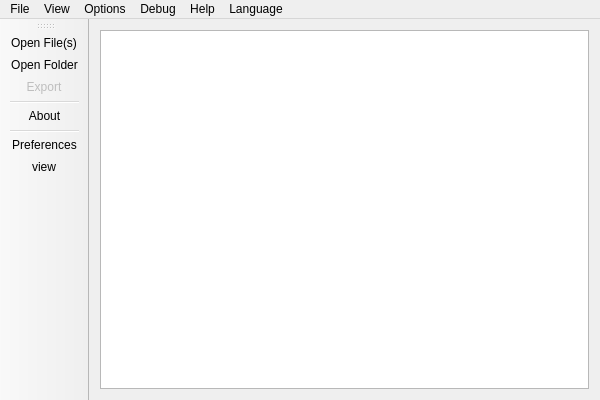
<?xml version="1.0" encoding="UTF-8"?>
<ui version="4.0">
 <class>MainWindow</class>
 <widget class="QMainWindow" name="MainWindow">
  <property name="geometry">
   <rect>
    <x>0</x>
    <y>0</y>
    <width>600</width>
    <height>400</height>
   </rect>
  </property>
  <property name="acceptDrops">
   <bool>true</bool>
  </property>
  <property name="windowTitle">
   <string>MediaInfo</string>
  </property>
  <property name="windowIcon">
   <iconset>
    <normaloff>:/new/prefix1/Image/Menu/K20/MediaInfo.png</normaloff>:/new/prefix1/Image/Menu/K20/MediaInfo.png</iconset>
  </property>
  <widget class="QWidget" name="centralWidget">
   <layout class="QHBoxLayout" name="horizontalLayout">
    <item>
     <widget class="QTextBrowser" name="textBrowser"/>
    </item>
   </layout>
  </widget>
  <widget class="QMenuBar" name="menuBar">
   <property name="enabled">
    <bool>true</bool>
   </property>
   <property name="geometry">
    <rect>
     <x>0</x>
     <y>0</y>
     <width>600</width>
     <height>25</height>
    </rect>
   </property>
   <widget class="QMenu" name="menuFile">
    <property name="title">
     <string>File</string>
    </property>
    <addaction name="actionOpen"/>
    <addaction name="actionOpen_Folder"/>
    <addaction name="actionQuit"/>
   </widget>
   <widget class="QMenu" name="menuView">
    <property name="title">
     <string>View</string>
    </property>
   </widget>
   <widget class="QMenu" name="menuHelp">
    <property name="title">
     <string>Help</string>
    </property>
    <addaction name="actionAbout"/>
    <addaction name="actionKnown_formats"/>
    <addaction name="actionKnown_codecs"/>
    <addaction name="actionKnown_parameters"/>
   </widget>
   <widget class="QMenu" name="menuOptions">
    <property name="title">
     <string>Options</string>
    </property>
    <addaction name="actionPreferences"/>
   </widget>
   <widget class="QMenu" name="menuDebug">
    <property name="title">
     <string>Debug</string>
    </property>
    <addaction name="actionAdvanced_Mode"/>
   </widget>
   <widget class="QMenu" name="menuLanguage">
    <property name="title">
     <string>Language</string>
    </property>
    <addaction name="actionEnglish"/>
    <addaction name="actionFran_ais"/>
   </widget>
   <addaction name="menuFile"/>
   <addaction name="menuView"/>
   <addaction name="menuOptions"/>
   <addaction name="menuDebug"/>
   <addaction name="menuHelp"/>
   <addaction name="menuLanguage"/>
  </widget>
  <widget class="QToolBar" name="toolBar">
   <property name="enabled">
    <bool>true</bool>
   </property>
   <property name="windowTitle">
    <string>toolBar</string>
   </property>
   <property name="iconSize">
    <size>
     <width>36</width>
     <height>36</height>
    </size>
   </property>
   <property name="floatable">
    <bool>true</bool>
   </property>
   <attribute name="toolBarArea">
    <enum>LeftToolBarArea</enum>
   </attribute>
   <attribute name="toolBarBreak">
    <bool>false</bool>
   </attribute>
   <addaction name="actionOpen"/>
   <addaction name="actionOpen_Folder"/>
   <addaction name="actionExport"/>
   <addaction name="separator"/>
   <addaction name="actionAbout"/>
   <addaction name="separator"/>
   <addaction name="actionPreferences"/>
   <addaction name="actionView"/>
  </widget>
  <action name="actionOpen">
   <property name="icon">
    <iconset resource="../../Ressource/Resources.qrc">
     <normaloff>:/new/prefix1/Image/Menu/K20/File_Open_File.svg</normaloff>:/new/prefix1/Image/Menu/K20/File_Open_File.svg</iconset>
   </property>
   <property name="text">
    <string>Open File(s)</string>
   </property>
   <property name="shortcut">
    <string>Ctrl+O</string>
   </property>
  </action>
  <action name="actionAbout">
   <property name="icon">
    <iconset resource="../../Ressource/Resources.qrc">
     <normaloff>:/new/prefix1/Image/Menu/K20/Help_About.svg</normaloff>:/new/prefix1/Image/Menu/K20/Help_About.svg</iconset>
   </property>
   <property name="text">
    <string>About</string>
   </property>
   <property name="shortcut">
    <string>F1</string>
   </property>
  </action>
  <action name="actionOpen_Folder">
   <property name="icon">
    <iconset resource="../../Ressource/Resources.qrc">
     <normaloff>:/new/prefix1/Image/Menu/K20/File_Open_Directory.svg</normaloff>:/new/prefix1/Image/Menu/K20/File_Open_Directory.svg</iconset>
   </property>
   <property name="text">
    <string>Open Folder</string>
   </property>
  </action>
  <action name="actionQuit">
   <property name="text">
    <string>Quit</string>
   </property>
   <property name="shortcut">
    <string>Ctrl+Q</string>
   </property>
  </action>
  <action name="actionKnown_formats">
   <property name="text">
    <string>Known formats</string>
   </property>
  </action>
  <action name="actionKnown_codecs">
   <property name="text">
    <string>Known codecs</string>
   </property>
  </action>
  <action name="actionKnown_parameters">
   <property name="text">
    <string>Known parameters</string>
   </property>
  </action>
  <action name="actionEnglish">
   <property name="text">
    <string>English</string>
   </property>
  </action>
  <action name="actionFran_ais">
   <property name="text">
    <string>Français</string>
   </property>
  </action>
  <action name="actionPreferences">
   <property name="icon">
    <iconset resource="../../Ressource/Resources.qrc">
     <normaloff>:/new/prefix1/Image/Menu/K20/Options_Prefs.svg</normaloff>:/new/prefix1/Image/Menu/K20/Options_Prefs.svg</iconset>
   </property>
   <property name="text">
    <string>Preferences</string>
   </property>
   <property name="shortcut">
    <string>Ctrl+P</string>
   </property>
  </action>
  <action name="actionExport">
   <property name="enabled">
    <bool>false</bool>
   </property>
   <property name="icon">
    <iconset resource="../../Ressource/Resources.qrc">
     <normaloff>:/new/prefix1/Image/Menu/K20/File_Export.svg</normaloff>:/new/prefix1/Image/Menu/K20/File_Export.svg</iconset>
   </property>
   <property name="text">
    <string>Export</string>
   </property>
   <property name="toolTip">
    <string>Export in a customized format</string>
   </property>
  </action>
  <action name="actionAdvanced_Mode">
   <property name="checkable">
    <bool>true</bool>
   </property>
   <property name="text">
    <string>Advanced Mode</string>
   </property>
  </action>
  <action name="actionView">
   <property name="icon">
    <iconset resource="../../Ressource/Resources.qrc">
     <normaloff>:/new/prefix1/Image/Menu/K20/View.svg</normaloff>:/new/prefix1/Image/Menu/K20/View.svg</iconset>
   </property>
   <property name="text">
    <string>view</string>
   </property>
   <property name="toolTip">
    <string>select the view</string>
   </property>
  </action>
 </widget>
 <layoutdefault spacing="6" margin="11"/>
 <resources>
  <include location="../../Ressource/Resources.qrc"/>
 </resources>
 <connections/>
</ui>
